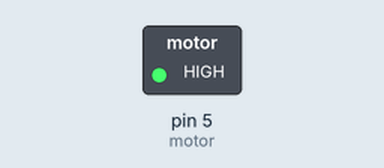
Simulated run of this sketch. Board: Arduino Uno, built with avr-gcc and run on an emulated ATmega328P. Shown: switched loads named in the sketch (green lamp = pin HIGH).

Above: at 0.7 s.
At 5.2 s:
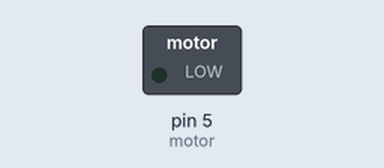
Timing chart, 0 to 6.9 s (numbered marks = the images above):
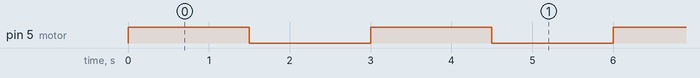

Measured:
- by itself, pin 5 (motor): alternates HIGH for 1.5 s and LOW for 1.5 s

The sketch:

Acionamento_de_Motor.ino
```cpp
// Acionando um motor, de corrente contínua elevada, com o Arduino.

#define motor 5

void setup() {
  pinMode(motor, OUTPUT);
}

void loop() {
  digitalWrite(motor, HIGH);  // Liga o motor.
  delay(1500);  // Aguarda 1,5 segundo.
  digitalWrite(motor, LOW);  // Desliga o motor.
  delay(1500);  // Aguarda 1,5 segundo.
}
```
